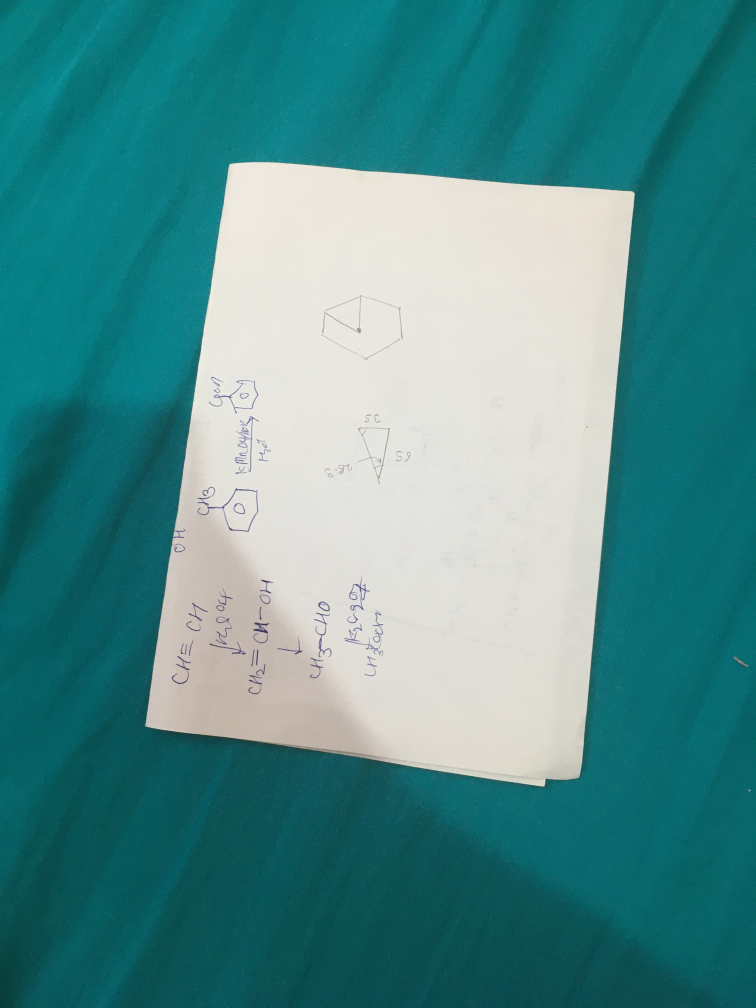
#> input picture Assignment-7/IMG_3879.jpg, 3024 x 4032 px (shown at 1/4 size)
$ python Q2-D7.py
#> lines starting #> are read from the running program, lines starting #| are printed output that depends on the picture; after the words box and inside, x2 and y2 are one past the last pixel; in counts of white or black regions, pixels touching at a corner belong together
import cv2
import numpy as np


img = cv2.imread('IMG_3879.jpg')
#> img is the input picture: shape (4032, 3024, 3); mean B, G, R 141.6, 141.2, 79.5
width = int(img.shape[1] / 10)
#> width = 302
height = int(img.shape[0] / 10)
#> height = 403
dim = (width, height)
#> dim = (302, 403)
#resize the original image
resized = cv2.resize(img, dim, interpolation = cv2.INTER_AREA)
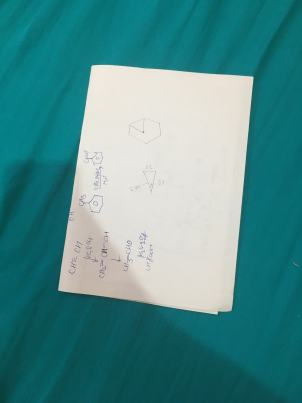
#> resized: shape (403, 302, 3); mean B, G, R 141.6, 141.2, 79.5
cv2.imshow('Original',resized)

img_gray = cv2.cvtColor(resized,cv2.COLOR_BGR2GRAY)
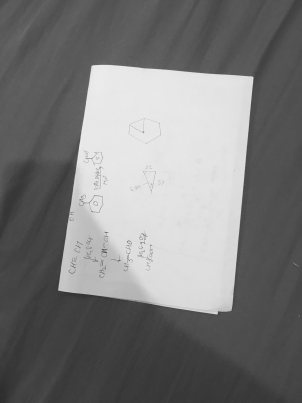
#> img_gray: shape (403, 302); min 44, max 235, mean 122.8
kernel = np.ones((5,5))
dilate=cv2.dilate(img_gray,kernel)
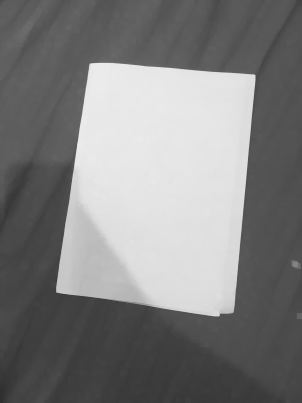
#> dilate: shape (403, 302); min 47, max 235, mean 127.3
canny = cv2.Canny(dilate,200,300)
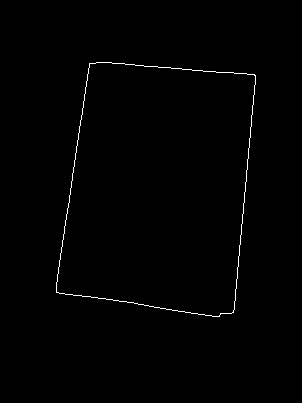
#> canny: shape (403, 302); 0.67% white in thin lines or dots, all inside (x1, y1, x2, y2) = (56, 62, 256, 317)

contours,hierarchy=cv2.findContours(canny,cv2.RETR_TREE,cv2.CHAIN_APPROX_SIMPLE)
#> contours = 2 contours; box (x1, y1, x2, y2) and area: (56, 62, 256, 317) 41288, (56, 62, 256, 317) 41284
areas=[cv2.contourArea(c) for c in contours]
#> areas = [41288, 41284]
max_index=np.argmax(areas)
#> max_index = 0
max_contour=contours[max_index]
#> max_contour = contour of 194 points, box (x1, y1, x2, y2) (56, 62, 256, 317), area 41288
perimeter=cv2.arcLength(max_contour,True)
#> perimeter = 849.8
coord=cv2.approxPolyDP(max_contour,0.01*perimeter,True)
#> coord = [[89, 63], [56, 292], [233, 312], [255, 75]]
cv2.drawContours(resized,[coord],-1,(0,255,0),1)
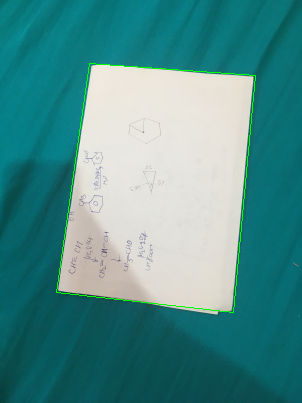
#> resized: shape (403, 302, 3); 0.66% of pixels changed, all inside (x1, y1, x2, y2) = (56, 63, 256, 313)
P1=np.array([coord[1],coord[0],coord[2],coord[3]],np.float32)
#> P1 = [[56, 292], [89, 63], [233, 312], [255, 75]]
P2=np.array([(0, 0), (500, 0), (0, 600), (500, 600)],np.float32)
perspective = cv2.getPerspectiveTransform(P1,P2)
#> perspective = [[0.251, -2.22, 635.4], [3.81, 0.549, -373.8], [0.000156, 0.00034, 1]]
transformed = cv2.warpPerspective(resized, perspective,(500,600))
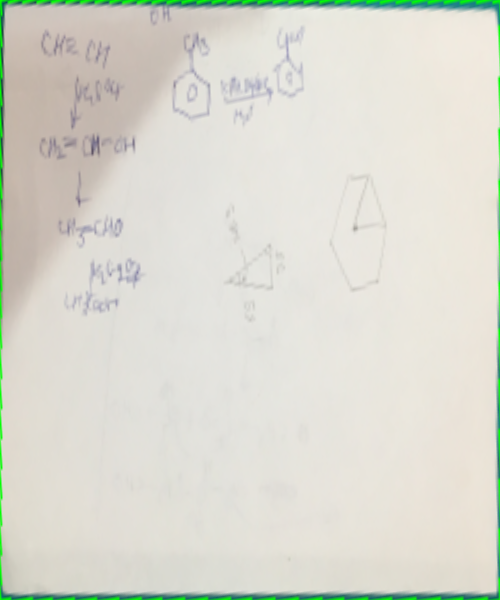
#> transformed: shape (600, 500, 3); mean B, G, R 208.4, 218.5, 218.4

cv2.imshow('Contours',resized)
cv2.imshow('Transformed',transformed)
